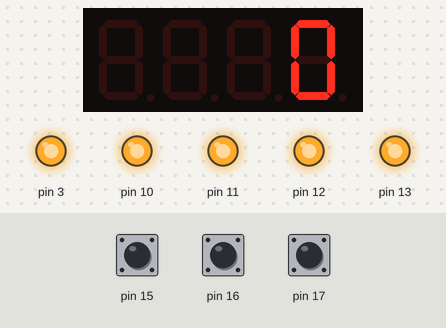
Bench run of a sketch on a simulated Arduino Uno, built with avr-gcc and run on an emulated ATmega328P. Parts: 4-digit seven-segment display, output pins drawn as LEDs (lit = HIGH). Dashed ring = blinking. The inputs (shaded band) are chosen by the test bench; at power-on: pin 15 HIGH, pin 16 HIGH, pin 17 HIGH.

Above: at 1.2 s.
1.3 s: pin 15 pulled LOW for 3.2 s
At 4.1 s:
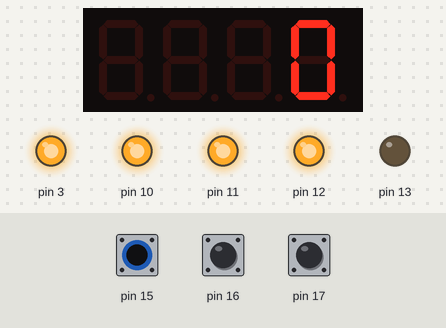
6.0 s: pin 16 pulled LOW for 3.2 s
At 6.8 s:
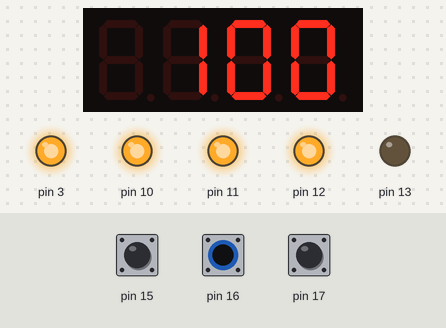
10.7 s: pin 15 pulled LOW for 0.15 s
At 11.21 s:
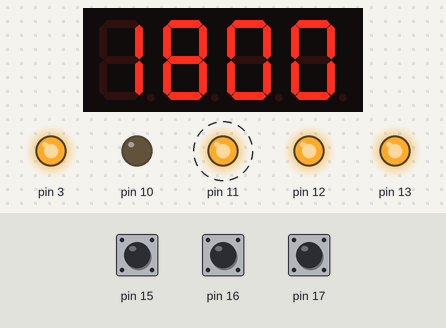
11.4 s: pin 15 pulled LOW for 1 s
At 11.61 s:
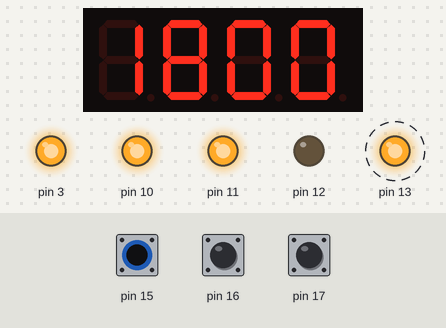
13.9 s: pin 16 pulled LOW for 0.15 s
At 15.1 s:
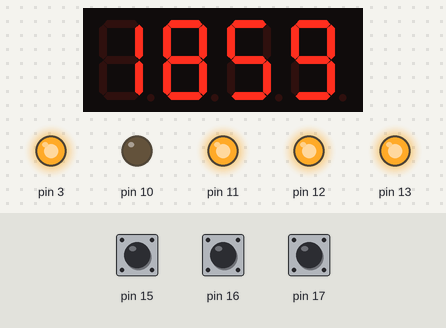
15.5 s: pin 17 pulled LOW for 3.2 s
At 16.4 s:
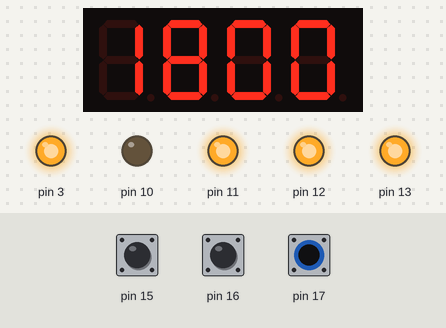
Timing chart, 0 to 18.5 s (numbered marks = the images above; inputs shaded):
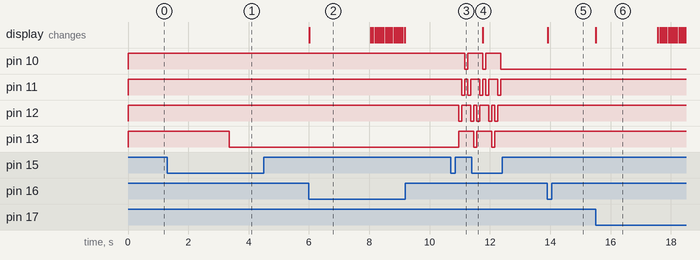

Measured:
- after the input at 1.3 s, pin 13: HIGH → LOW after 2.1 s
- after the input at 6.0 s, the display: changes at once (image 2)
- after the input at 10.7 s, pin 10: HIGH → LOW after 0.46 s, → HIGH 0.10 s later; pin 11: alternates HIGH for 0.10 s and LOW for 0.10 s, starting after 0.36 s; pin 12: HIGH → LOW after 0.26 s, → HIGH 0.10 s later, → LOW 0.30 s later; pin 13: LOW → HIGH after 0.26 s
- after the input at 11.4 s, pin 10: goes on until 12.4 s, then stays LOW; pin 11: goes on until 12.4 s, then stays HIGH; pin 12: goes on until 12.3 s, then stays HIGH; pin 13: goes on until 12.2 s, then stays HIGH
- after the input at 13.9 s, the display: changes at once (image 5)
- after the input at 15.5 s, the display: changes at once (image 6)
- what the display in image 2 shows lasts 2.1 s, from 6.0 s to 8.1 s

The sketch:

Timer_MFS_Circuit_1.ino
```cpp
/**
  * Modul 242 - Mikroprozessoranwendungen realisieren
  *
  * LB 2
  * Schaltung 1
  *
  * Stefan Ulrich
  * IAMB16C
  * 29-06-2019
  *
  * Diese Schaltung wurde von einem Beispiel übernommen.
  *
  * Diese Schaltung repräsentiert einen Timer.
  *
  * Die Schaltung verfügt über ein Display, wo die Zeit wird.
  * Durch das drücken am Knopf oben rechts wird das Programm neu gestartet, es handelt sich also um einen Reset-Knopf.
  * Wird der Knopf unten rechts kurz oder lange gedrückt, so zählt der Timer um 10 Sekunden hoch.
  * Bei fünfzig angekommen, springt die Zeit wieder zurück auf 0.
  * Wird der Knopf unten in der Mitte kurz oder lange gedrückt, so zählt der Timer um eine ganze Minute hoch.
  * Bei 60 Minuten angekommen springt dieser ebenfalls wieder auf die Minute 0.
  * Wird der untere Knopf links kurz gedrückt, so startet der Timer, vorausgesetzt dass eine Zeit gesetzt wurde.
  * Durch einen Knight-Rider Licht-Effekt am 'Multifunctional Shield' wird angezeigt, dass der Timer momentan herunter zählt.
  * Während der Timer läuft, können keine Sekunden sowie Minuten hinzugefügt werden.
  * Durch den Timer Start Knopf kann der Timer ebenfalls gestoppt werden.
  * Im stoppenden Zustand können Minuten sowie Sekunden hinzugefügt werden.
  * Um den Timer zurückzusetzen drückt man lange auf den Knopf unten Links.
  * Der Timer wird nur zurückgesetzt, wenn der Timer vorerst angehalten wurde.
  * Um den Timer in jedem Zustand zurückzusetzen drückt man einfach auf den Reset-Knopf oben rechts.
  *
  */

#include <TimerOne.h>
#include <Wire.h>
#include <MultiFuncShield.h>

enum CountDownModeValues {
    COUNTING_STOPPED,
    COUNTING
};
byte countDownMode = COUNTING_STOPPED;
byte tenths = 0;
char seconds = 0;
char minutes = 0;
short blinking = 0;
short velocity = -1;
void setup() {
    // put your setup code here, to run once:
    Timer1.initialize();
    MFS.initialize( & Timer1); // initialize multi-function shield library
    MFS.write(0);

    Serial.begin(9600);
}
void loop() {
    // put your main code here, to run repeatedly:
    byte btn = MFS.getButton();

    switch (countDownMode) {
    case COUNTING_STOPPED:
        if (btn == BUTTON_1_SHORT_RELEASE && (minutes + seconds) > 0) {
            // start the timer
            countDownMode = COUNTING;
        } else if (btn == BUTTON_1_LONG_PRESSED) {
            // reset the timer
            tenths = 0;
            seconds = 0;
            minutes = 0;
            MFS.write(minutes * 100 + seconds);

            // reset blinking
            MFS.writeLeds(LED_ALL, OFF);
            MFS.writeLeds(LED_1, ON);
            blinking = 0;
            velocity = -1;
        } else if (btn == BUTTON_2_PRESSED || btn == BUTTON_2_LONG_PRESSED) {
            minutes++;
            if (minutes > 60) {
                minutes = 0;
            }
            MFS.write(minutes * 100 + seconds);
        } else if (btn == BUTTON_3_PRESSED || btn == BUTTON_3_LONG_PRESSED) {
            seconds += 10;
            if (seconds >= 60) {
                seconds = 0;
            }
            MFS.write(minutes * 100 + seconds);
        }
        break;

    case COUNTING:
        if (btn == BUTTON_1_SHORT_RELEASE || btn == BUTTON_1_LONG_RELEASE) {
            // stop the timer
            countDownMode = COUNTING_STOPPED;
        } else {
            // continue counting down
            tenths++;

            if (blinking >= 3 || blinking <= 0) {
                velocity *= -1;
            }

            // Selbst geschriebeer Code
            if (blinking == 0) {
                MFS.writeLeds(LED_ALL, OFF);
                MFS.writeLeds(LED_1, ON);
            } else if (blinking == 1) {
                MFS.writeLeds(LED_ALL, OFF);
                MFS.writeLeds(LED_2, ON);
            } else if (blinking == 2) {
                MFS.writeLeds(LED_ALL, OFF);
                MFS.writeLeds(LED_3, ON);
            } else if (blinking == 3) {
                MFS.writeLeds(LED_ALL, OFF);
                MFS.writeLeds(LED_4, ON);
            }

            blinking += velocity;

            if (tenths == 10) {
                tenths = 0;
                seconds--;

                if (seconds < 0 && minutes > 0) {
                    seconds = 59;
                    minutes--;
                }

                if (minutes == 0 && seconds == 0) {
                    // timer has reached 0, so sound the alarm
                    MFS.beep(1, 50, 3);
                    countDownMode = COUNTING_STOPPED;
                    MFS.write("End");
                    MFS.blinkDisplay(DIGIT_ALL, ON);
                    MFS.writeLeds(LED_ALL, ON);
                    MFS.blinkLeds(LED_ALL, ON);
                    delay(3000);
                    MFS.writeLeds(LED_ALL, OFF);
                }

                MFS.write(minutes * 100 + seconds);
                MFS.blinkDisplay(DIGIT_ALL, OFF);
                MFS.blinkLeds(LED_ALL, OFF);

            }
            delay(100);
        }
        break;
    }
}
```
